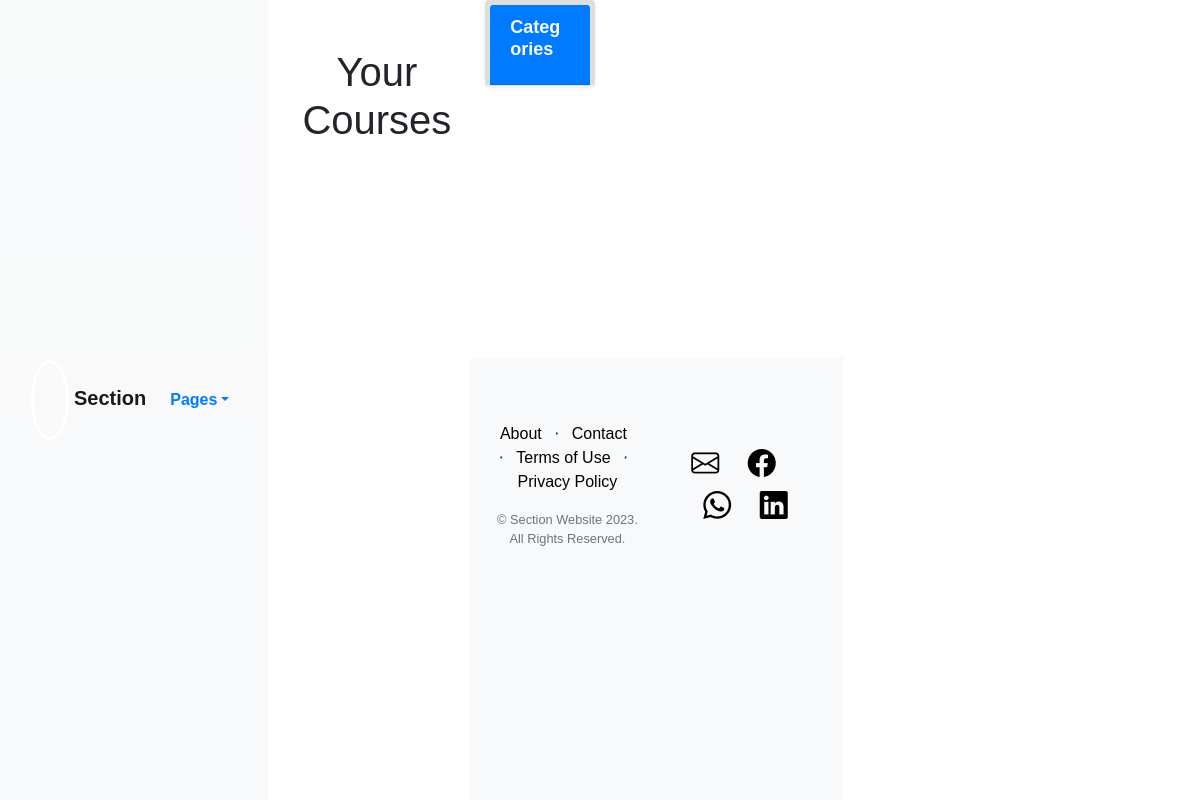
Page /views/mycourses.php (signed in) on the earlier database version.
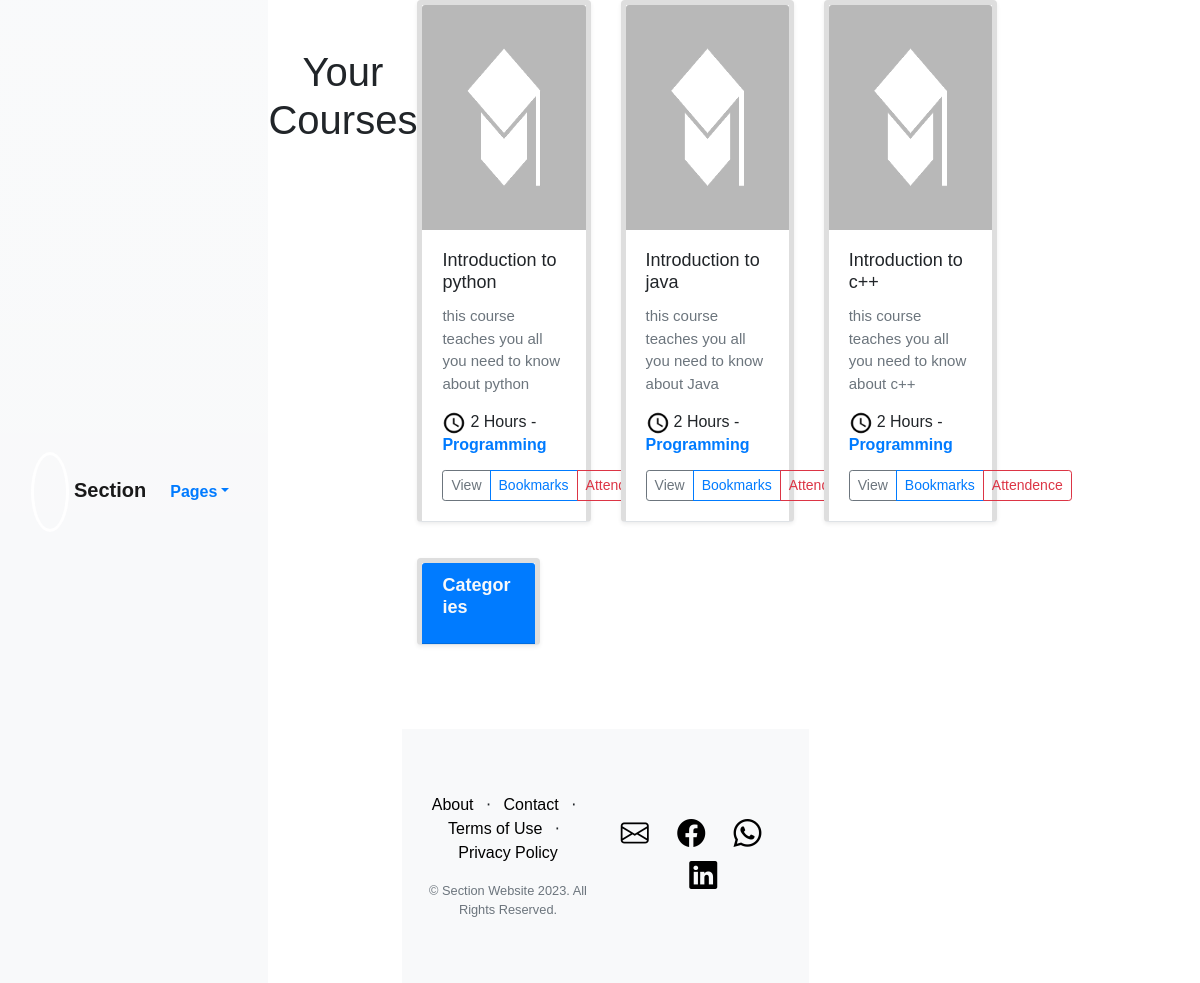
Same page on the later database version.
### tables this page shows
CREATE TABLE `course_table` (
  `ID` int(11) NOT NULL,
  `name` varchar(100) NOT NULL,
  `preview` varchar(200) NOT NULL,
  `instructorID` int(11) NOT NULL,
  `price` int(11) NOT NULL,
  `Category` varchar(100) NOT NULL,
  `level` varchar(100) NOT NULL,
  `startdate` date DEFAULT NULL,
  `enddate` date DEFAULT NULL,
  `courseinfo` varchar(500) NOT NULL
);

### db/Dbh.php (called while the page is built, shortened)
<?php
class DBh
{
	private $servername;
	private $username;
	private $password;
	private $dbname;
	private $conn;
	function __construct()
	{
		$this->servername = DB_SERVER;
		$this->username = DB_USER;
		$this->password = DB_PASS;
		$this->dbname = DB_DATABASE;
	}
	public function connect()
	{
		$this->conn = new mysqli($this->servername, $this->username, $this->password, $this->dbname);
		return $this->conn;
	}
	public function prepare($sql)
	{
		return $this->conn->prepare($sql);
	}
}

### models/Models.php (called while the page is built)
<?php
require_once("../db/Dbh.php");
abstract class Model{
    protected $db;
    protected $conn;
    public function connect(){
        if(null === $this->conn ){
            $this->db = new Dbh();
        }
        return $this->db;
    }
}
?>

### models/classcourse.php (called while the page is built, shortened)
<?php
require '../models/classsection.php';
require_once("Models.php");
class Course extends Model
{
    public function __construct($id = "", $name = "", $preview = "", $instructor = "", $price = "", $category = "", $level = "", $enddate = "", $startdate = "", $courseinfo = "")
    {
        $this->db = $this->connect();
    }
    function selectByInstructorID($instructorID)
    {
        $query = "SELECT * FROM course_table WHERE instructorID = ?";
        $stmt = $this->db->prepare($query);
        $stmt->bind_param('i', $instructorID);
        $stmt->execute();
        $result = $stmt->get_result();
        $courses = $result->fetch_all(MYSQLI_ASSOC);
        return $courses;
    }
}

### views/mycourses.php (the view, shortened to what this page needs)
<!DOCTYPE html>
<html lang="en">
<?php
            include("partials/head.php");
    echo'<body>';
            include("partials/navbar.php");
    ?>
            <div class="text-sm-start text-lg-center my-5">
                <h1>Your Courses </h1>
            </div>
            <div  d="gallery" class="row row-cols-1 row-cols-sm-1 row-cols-md-2 g-3 gallery">
                <div class="col-md-9">
                    <div class="row row-cols-1 row-cols-sm-2 row-cols-md-3 g-3 mb-5">
                    <?php
require '../models/classcourse.php';
$courseObject = new Course();
if(isset($_SESSION['type']) && $_SESSION['type'] == 'instructor')
{
if (count($courseObject->selectByInstructorID($_SESSION['user_id'])) > 0) {
    $fetch = $courseObject->selectByInstructorID($_SESSION['user_id']);
    foreach ($fetch as $value) {
        echo '<div class="col gallery-item">';
        echo '    <div class="card shadow-sm border-bottom border-5">';
        echo '        <a href="coursecontent.php?course_id=' . $value['ID'] . '" class="card-img">';
        echo '            <img class="bd-placeholder-img card-img-top" style="height: 225px;width: 100%;" src="../public/assets/img/course-default.png">';
        echo '        </a>';
        echo '        <div class="card-body">';
        echo '            <h3 class="card-title h4">';
        echo '                Introduction to ' . $value['name'];
        echo '            </h3>';
        echo '            <p class="card-text text-muted">' . $value['preview'] . '</p>';
        echo '            <p class="card-text h6 mb-3">';
        echo '                <img class="rounded-circle me-1" style="height: 24px;width: 24px;" src="../public/assets/img/clock.png">2 Hours &dash; <span class="text-primary fw-bold">Programming</span>';
        echo '            </p>';
        echo '            <div class="d-flex justify-content-between align-items-center">';
        echo '                <div class="btn-group">';
        echo '                    <a href="coursecontent.php?course_id=' . $value['ID'] . '" type="button" class="btn btn-sm btn-outline-secondary">View</a>';
        echo '                    <a href="bookmark.php" type="button" class="btn btn-sm btn-outline-primary">Bookmarks</a>';
        echo '                    <a href="attendence.php?course_id=' . $value['ID'] . '" type="button" class="btn btn-sm btn-outline-danger"">Attendence</a>';
        echo '                </div>';
        echo '            </div>';
        echo '        </div>';
        echo '    </div>';
        echo '</div>';
    }
}
}
?>
<div class="col-md-3">
    <div class="card shadow-sm border-bottom border-5">
        <div class="card-header bg-primary text-light">
            <h4 class="card-title">Categories</h4>
        </div>
    </div>
</div>
            </div>
        </div>
        <?php
             include("partials/footer.php")
        ?>
    </body>
</html>

Differences in the rows shown:
added course_table: name "python", preview "this course teaches you all you need to know about python"
added course_table: name "java", preview "this course teaches you all you need to know about Java"
added course_table: name "c++", preview "this course teaches you all you need to know about c++"
